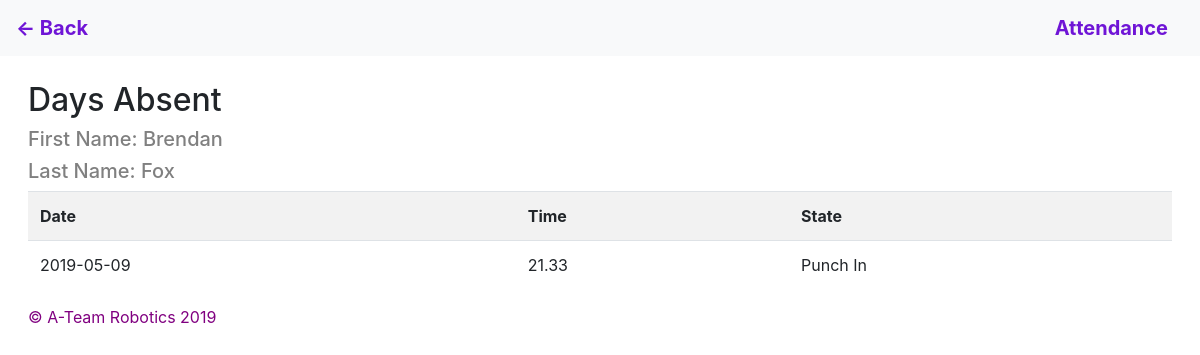
The page /viewRecord.php?uid=030623 on the database as committed earlier.
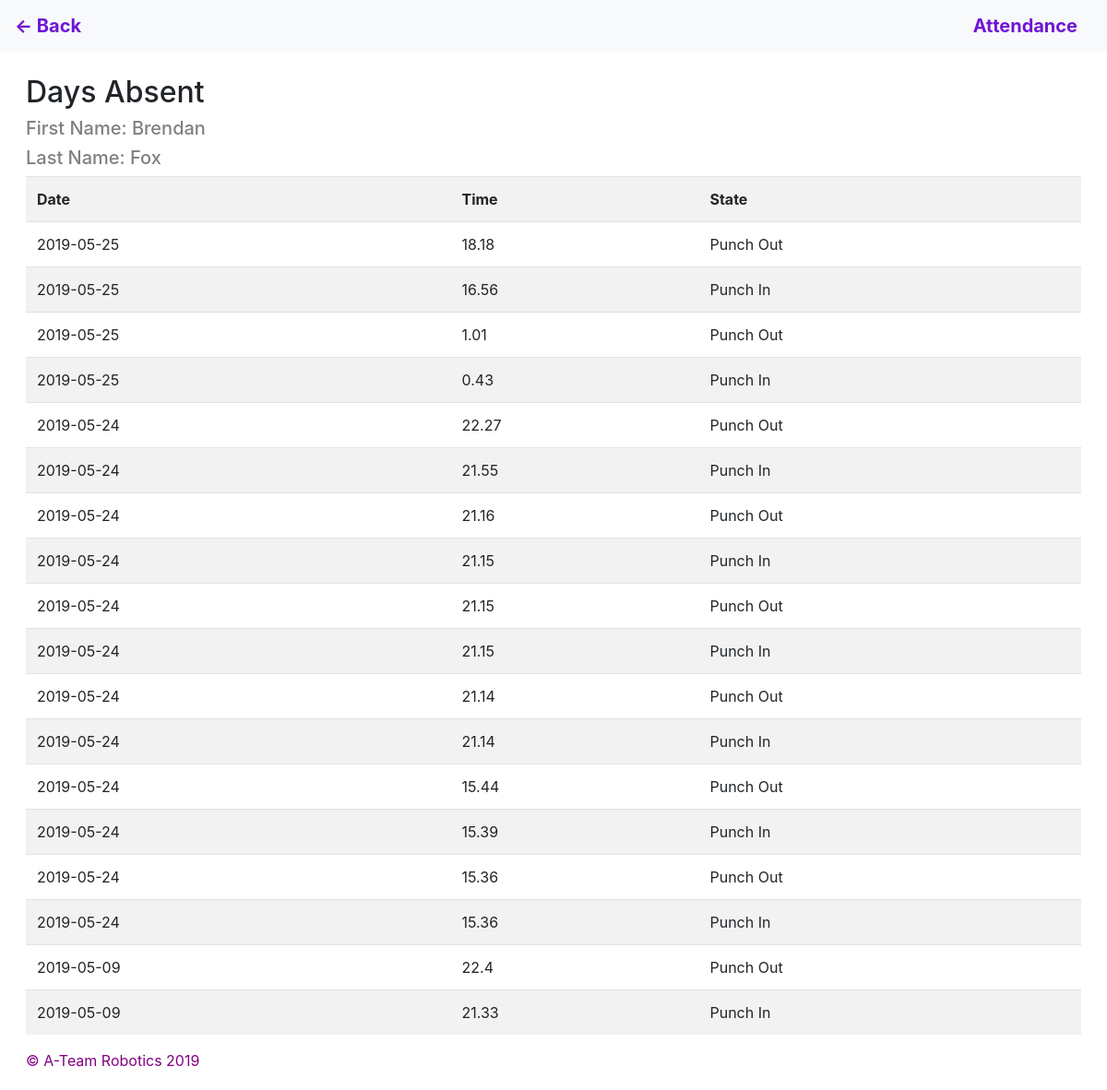
The same page on the database as committed later.
### tables this page shows
CREATE TABLE `members` (
  `uid` varchar(12) NOT NULL,
  `firstName` varchar(250) NOT NULL,
  `lastName` varchar(250) NOT NULL,
  `dateAdded` timestamp NOT NULL DEFAULT CURRENT_TIMESTAMP ON UPDATE CURRENT_TIMESTAMP,
  `hours` double NOT NULL,
  `presence` tinyint(1) NOT NULL
);

CREATE TABLE `archive` (
  `id` int(255) NOT NULL,
  `uid` int(11) NOT NULL,
  `date` date NOT NULL,
  `time` double NOT NULL,
  `state` tinyint(1) NOT NULL
);

### viewRecord.php (the view, shortened to what this page needs)
<?php include('include/database.php'); ?>
<?php
	$uid = $_GET['uid'];
	if(isset($uid)&&(!empty($uid))){
		$uid = $_GET['uid'];
		$query ="SELECT `firstName`,`lastName`,`hours`,`presence` FROM `members` WHERE `uid`='$uid'";
		$result = $mysqli->query($query) or die($mysqli->error.__LINE__);
		$nameDisplay = $result->fetch_assoc();
		$archive ="SELECT * FROM `archive` WHERE `uid`='$uid'  ORDER by date DESC";
			$result2 = $mysqli->query($archive) or die($mysqli->error.__LINE__);
	}else{
		$isBlank = true;
		$screenErrorMessage = "Could not retrive member information.";
	}
?>
<!DOCTYPE html>
<html>
<head>
    <link href="./css/main.css" rel="stylesheet">
    <link href="./css/custom.css" rel="stylesheet">
</head>
<body>
<nav class="navbar navbar-dark fixed-top bg-light">
<a class="navbar-brand" href="view.php" style="color:rgb(111, 21, 214); font-weight: bold;"><- Back</a>
	<a class="navbar-brand" href="index.php" style="color:rgb(111, 21, 214); font-weight: bold;">Attendance</a>
</nav>
<div>
<h2>Days Absent</h2>
<h5 style="color:grey;">First Name: <?php echo $nameDisplay['firstName']; ?></h5>
<h5 style="color:grey;">Last Name: <?php echo $nameDisplay['lastName']; ?></h5>
<table class="table table-striped">
				<tr>
					<th>Date</th>
					<th>Time</th>
					<th>State</th>
				</tr>
			<?php
				if($result2->num_rows > 0) {
				while($row = $result2->fetch_assoc()){
					$msg = "";
					if($row['state']==0){
						$msg = "Punch In";
					}else{
						$msg = "Punch Out";
					}
					$output ='<tr>';
					$output .='<td>'.$row['date'].'</td>';
					$output .='<td>'.$row['time'].'</td>';
					$output .='<td>'.$msg.'</td>';
					$output .='</tr>';
					echo $output;
				}
			} else {
				echo "Sorry, no records were found";
			}
			?>
		</table>
</div>
		<div class="footer">
			<p style="color:purple;">&copy; A-Team Robotics 2019</p>
      </div>
</body>
</html>

### css/custom.css (style rules this page uses)
body { padding-top: 3.5rem; padding-left: 3px; padding-right: 3px; margin: 20px; }

### viewRecord.php (style rules this page uses)
div { margin: 5px; }

Rows that differ between the two databases and show on the page:
added archive: date "2019-05-25", time "18.18", state "Punch Out"
added archive: date "2019-05-25", time "16.56", state "Punch In"
added archive: date "2019-05-25", time "1.01", state "Punch Out"
added archive: date "2019-05-25", time "0.43", state "Punch In"
added archive: date "2019-05-24", time "22.27", state "Punch Out"
added archive: date "2019-05-24", time "21.55", state "Punch In"
added archive: date "2019-05-24", time "21.16", state "Punch Out"
added archive: date "2019-05-24", time "21.15", state "Punch In"
added archive: date "2019-05-24", time "21.15", state "Punch Out"
added archive: date "2019-05-24", time "21.15", state "Punch In"
added archive: date "2019-05-24", time "21.14", state "Punch Out"
added archive: date "2019-05-24", time "21.14", state "Punch In"
added archive: date "2019-05-24", time "15.44", state "Punch Out"
added archive: date "2019-05-24", time "15.39", state "Punch In"
added archive: date "2019-05-24", time "15.36", state "Punch Out"
added archive: date "2019-05-24", time "15.36", state "Punch In"
added archive: date "2019-05-09", time "22.4", state "Punch Out"
